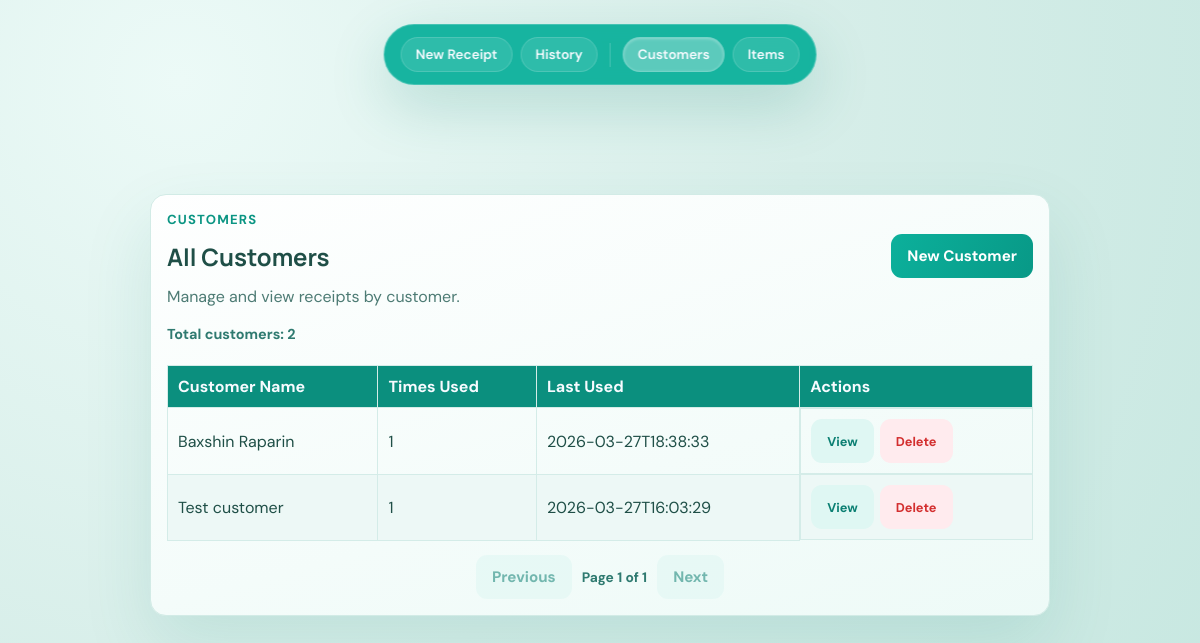
The page /customers on the database as committed earlier.
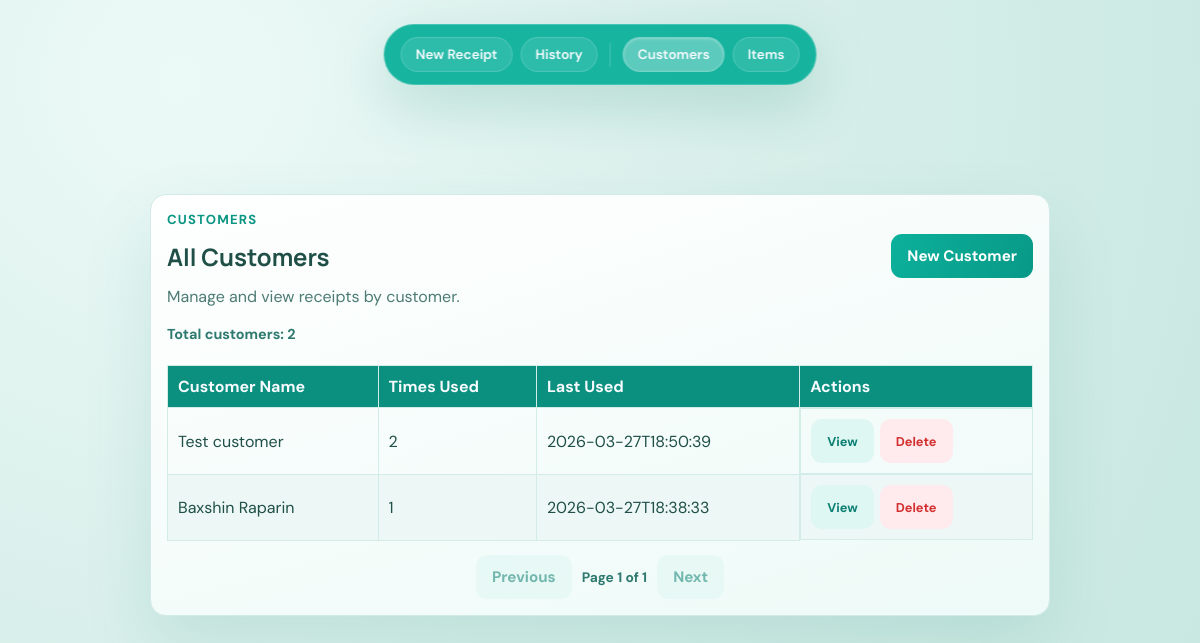
The same page on the database as committed later.
### tables this page shows
CREATE TABLE customers (
                id INTEGER PRIMARY KEY AUTOINCREMENT,
                name TEXT UNIQUE NOT NULL COLLATE NOCASE,
                created_at TEXT NOT NULL,
                last_used TEXT,
                times_used INTEGER DEFAULT 1
            );

### app.py (the view)
@app.route("/customers")
def customers_list():
    page, per_page = get_pagination_params(default_per_page=20)
    with get_db() as conn:
        total = conn.execute("SELECT COUNT(*) FROM customers").fetchone()[0]
        pagination = make_pagination(total, page, per_page)
        offset = (pagination["page"] - 1) * pagination["per_page"]
        customers = conn.execute(
            """
            SELECT name, times_used, last_used
            FROM customers
            ORDER BY last_used DESC, times_used DESC
            LIMIT ? OFFSET ?
            """,
            (pagination["per_page"], offset),
        ).fetchall()
    return render_template("customers.html", customers=customers, pagination=pagination)

### app.py (called while the page is built)
def get_db() -> sqlite3.Connection:
    conn = sqlite3.connect(DB_PATH)
    conn.row_factory = sqlite3.Row
    conn.execute("PRAGMA foreign_keys = ON")
    return conn

def get_pagination_params(default_per_page: int = 20, max_per_page: int = 100) -> tuple[int, int]:
    page_raw = request.args.get("page", "1")
    per_page_raw = request.args.get("per_page", str(default_per_page))
    try:
        page = max(1, int(page_raw))
    except ValueError:
        page = 1
    try:
        per_page = int(per_page_raw)
    except ValueError:
        per_page = default_per_page
    per_page = max(1, min(max_per_page, per_page))
    return page, per_page

def make_pagination(total: int, page: int, per_page: int) -> dict[str, Any]:
    total_pages = max(1, ceil(total / per_page)) if total > 0 else 1
    page = max(1, min(page, total_pages))
    return {
        "total": total,
        "page": page,
        "per_page": per_page,
        "total_pages": total_pages,
        "has_prev": page > 1,
        "has_next": page < total_pages,
        "prev_page": page - 1,
        "next_page": page + 1,
    }

### templates/customers.html (shortened to what this page needs)
<!doctype html>
<html lang="en">
<head>
  <link rel="stylesheet" href="{{ url_for('static', filename='styles.css') }}" />
</head>
<body>
  <main class="page page-form">
    <section class="form-card">
      <header class="hero">
          <p class="eyebrow">Customers</p>
        <div class="hero-actions-row">
            <h1>All Customers</h1>
            <a class="button primary" href="{{ url_for('add_customer') }}">New Customer</a>
        </div>
        <p class="sub">Manage and view receipts by customer.</p>
    </header>
      {% if customers and customers|length > 0 %}
        {% if pagination %}
          <p class="table-total">Total customers: {{ pagination.total }}</p>
        {% endif %}
        <div class="table-wrapper">
          <table class="history-table manage-table">
            <thead>
              <tr>
                <th>Customer Name</th>
                <th>Times Used</th>
                <th>Last Used</th>
                <th>Actions</th>
              </tr>
            </thead>
            <tbody>
              {% for customer in customers %}
                <tr>
                  <td data-label="Customer">{{ customer.name }}</td>
                  <td data-label="Times Used">{{ customer.times_used }}</td>
                  <td data-label="Last Used">{{ customer.last_used }}</td>
                  <td class="actions-cell" data-label="Actions">
                    <a href="{{ url_for('customer_receipts', name=customer.name) }}" class="button ghost" style="font-size: 0.8rem;">View</a>
                    <form method="post" action="{{ url_for('delete_customer', name=customer.name) }}" style="display: inline;" onsubmit="return confirm('Delete this customer?');">
                      <button type="submit" class="button ghost" style="font-size: 0.8rem; background: #ffebee; color: #d32f2f; border-color: #ffcdd2;">Delete</button>
                    </form>
                  </td>
                </tr>
              {% endfor %}
            </tbody>
          </table>
        </div>
        {% if pagination %}
          <div class="pagination-bar" aria-label="Customers pagination">
            {% if pagination.has_prev %}
              <a class="button ghost" href="{{ url_for('customers_list', page=pagination.prev_page, per_page=pagination.per_page) }}">Previous</a>
            {% else %}
              <span class="button ghost" aria-disabled="true">Previous</span>
            {% endif %}
            <span class="pagination-info">Page {{ pagination.page }} of {{ pagination.total_pages }}</span>
            {% if pagination.has_next %}
              <a class="button ghost" href="{{ url_for('customers_list', page=pagination.next_page, per_page=pagination.per_page) }}">Next</a>
            {% else %}
              <span class="button ghost" aria-disabled="true">Next</span>
            {% endif %}
          </div>
        {% endif %}
      {% else %}
        <p class="empty-note">No customers yet. Add your first customer.</p>
      {% endif %}
    </section>
  </main>
  <nav class="floating-dock">
    <a href="{{ url_for('index') }}" class="dock-item" title="New Receipt">New Receipt</a>
    <a href="{{ url_for('history') }}" class="dock-item" title="View Receipts">History</a>
    <a href="{{ url_for('customers_list') }}" class="dock-item active" title="Manage Customers">Customers</a>
    <a href="{{ url_for('items_list') }}" class="dock-item" title="Manage Items">Items</a>
  </nav>
</body>
</html>

Rows that differ between the two databases and show on the page:
changed customers "Test customer": times_used "1" → "2"; last_used "2026-03-27T16:03:29" → "2026-03-27T18:50:39"; moves up the list
